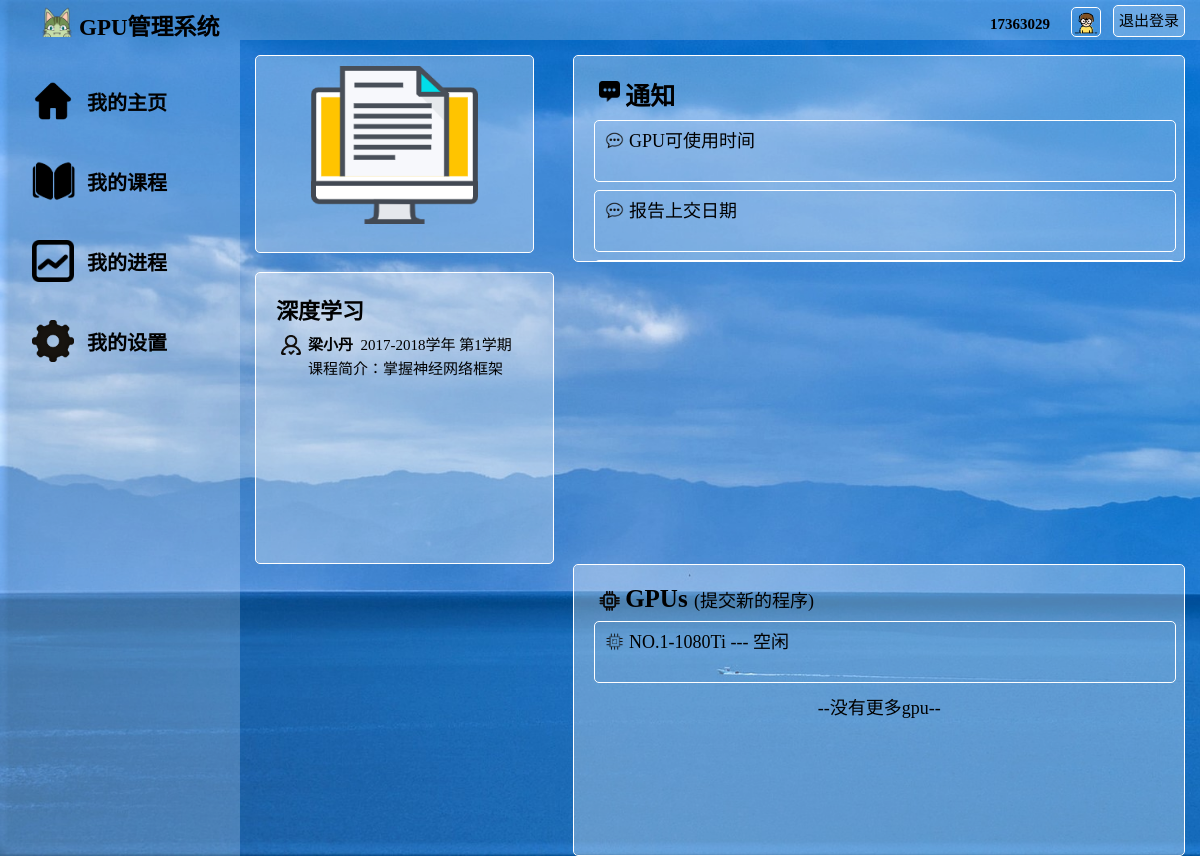
The app's page /my_courses/all_courses/1/ (signed in) with its own data.
### watchlist/models.py (models this page shows, shortened)
class User(db.Model, UserMixin):
    __tablename__ = 'User'
    id = db.Column(db.Integer, primary_key=True)                        # id（主键）
    username = db.Column(db.String(20))                                 # 用户名
    password_hash = db.Column(db.String(128))                           # 用户密码
    identity = db.Column(db.String(128))                                # 身份：学生or老师
    pic_path = db.Column(db.String(128), default="/static/pic/1.jpg")   # 用户头像地址
    stu_id = db.Column(db.String(20), default="未填写")                  # 学生学号
    ingrade = db.Column(db.String(20), default="未填写")                 # 学生年级
    inclass = db.Column(db.String(20), default="未填写")                 # 学生年班级

class Message(db.Model):
    __tablename__ = 'Message'
    id = db.Column(db.Integer, primary_key=True)                           # id（主键）
    course_name = db.Column(db.String(50), db.ForeignKey('Course.name'))   # 消息对应的课程
    title = db.Column(db.String(50))                                       # 消息的标题
    info = db.Column(db.String(1000))                                      # 消息的内容

class Course(db.Model):
    __tablename__ = 'Course'
    id = db.Column(db.Integer, primary_key=True)  # id（主键）
    name = db.Column(db.String(50))               # 课程名称
    teacher = db.Column(db.String(50))            # 任课老师
    time = db.Column(db.String(50))               # 授课时间（学年、学期）
    info = db.Column(db.String(300))              # 课程其他信息
    course_name = db.Column(db.String(50), db.ForeignKey('Course.name'))  # 用户对应的课程
    gpu_name = db.Column(db.String(50), db.ForeignKey('GPU.name'))  # gpu name
    pic_path = db.Column(db.String(128), default="/static/pic/course_logo.png")  # 课程头像

class GPU(db.Model):
    __tablename__ = 'GPU'
    id = db.Column(db.Integer, primary_key=True)    # id（主键）
    name = db.Column(db.String(30))                 # gpu的名称
    info = db.Column(db.String(1000))               # gpu是否空闲
    ip = db.Column(db.String(20))                  # ip
    port = db.Column(db.Integer)                 # port
    username = db.Column(db.String(40))             # username
    password = db.Column(db.String(40))             # password

### watchlist/views.py (the view)
@app.route('/my_courses/all_courses/<int:id>/', methods=['GET', 'POST'])
@login_required
def course_xxx(id):
    course = Course.query.filter_by(id=id).first()
    messages = Message.query.order_by(Message.id.desc()).all()
    gpuc = GPU_course.query.filter_by(course_name=course.name).all()
    gpus = GPU.query.all()
    return render_template('course_xxx.html', course=course, messages=messages, gpuc=gpuc, gpus=gpus)

### watchlist/__init__.py (called while the page is built)
@login_manager.user_loader
def load_user(user_id):
    from watchlist.models import User
    user = User.query.get(int(user_id))
    return user

@app.context_processor
def inject_user():
    from watchlist.models import User
    user = User.query.first()
    return dict(user=user)

### watchlist/templates/course_xxx.html (shortened to what this page needs)
<!DOCTYPE html>
<html lang="en">
<head>
	<link rel="stylesheet" href="/static/style_student.css" />
</head>
<body>
	<div id="container">
		<div id="header" >
			<div id="logo">
	            <img src="/static/pic/logo.png" alt="">
	            <span>GPU管理系统</span>
	        </div>
			<div id="other">
				<form form method="POST" action="/logout/">
					<a id="login_out" href="/logout/" class="button">退出登录</a>
					<div id="user_img">
						<img src="{{ current_user.pic_path }}" alt="image">
					</div>
					<div id="user_name">
						<span>{{ current_user.username }}</span>
					</div>
				</form>
			</div>
		</div>
		<div id="main">
			<div id="aside">
				<br>
				<div id="Home Page">
					<div class="asidepic">
						<img src="/static/pic/home.png" alt="">
					</div>
					<div class="asidechoices">
						<a href="/index/">我的主页</a>
					</div>
				</div>
				<div id="My courses">
					<div class="asidepic">
						<img src="/static/pic/courses.png" alt="">
					</div>
					<div class="asidechoices">
						<a href="/my_courses/">我的课程</a>
					</div>
				</div>
				<div id="Process">
					<div class="asidepic">
						<img src="/static/pic/process.png" alt="">
					</div>
					<div class="asidechoices">
						<a href="/process/">我的进程</a>
					</div>
				</div>
				<div id="Settings">
					<div class="asidepic">
						<img src="/static/pic/settings.png" alt="">
					</div>
					<div class="asidechoices">
						<a href="/settings/">我的设置</a>
					</div>
				</div>
			</div>
			<div id="content">
				<div id="course_above">
					<div id="course_photo">
						<img src="/static/pic/course_logo.png" alt="">
					</div>
					<div id="course_notice">
						<div class="index_img">
							<img src="/static/pic/message.png" alt="">
						</div>
						<span>
							通知
						</span>
						{% for m in messages %}
						{% if m['course_name'] == course['name'] %}
						<div class="coursegpubox">
							<a href="/message/{{ m['id'] }}/">
								<div class="index_img">
									<img src="/static/pic/message_.png" alt="">
								</div>
								{{ m['title'] }}
							</a>
						</div>
						{% endif %}
						{% endfor %}
					</div>
				</div>
				<div id="course_below">
					<div id="courseinfo">
						<p href="xxx.html" style="font-size: 22px;font-weight: bold;">{{ course.name }}</p>
						<div id="info" class="information">
							<div id="teacherpic" class="teacherpic">
								<img src="/static/pic/teacher.png" alt="">
							</div>
							<strong id="teacher">{{ course.teacher }}&nbsp</strong>
							<span id="term">{{ course.time }}</span>
							<p>课程简介：{{ course.info }}</p>
						</div>
					</div>
					<div id="coursegpu">
						<div class="index_img">
							<img src="/static/pic/gpu_big.png" alt="">
						</div>
						<span>
							GPUs
							<span style="font-weight:normal;font-size:18px;">(提交新的程序)</span>
						</span>
						{% for gc in gpuc %}
						{% for g in gpus %}
						{% if g['name'] == gc['gpu_name'] %}
						<div class="coursegpubox">
							<a href="/submit/{{ g['id'] }}/">
								<div class="index_img">
									<img src="/static/pic/gpu.png" alt="">
								</div>
								{{ g['name'] }} --- {{ g['info'] }}
							</a>
						</div>
						{% endif %}
						{% endfor %}
						{% endfor %}
						<p class="index_box_no">--没有更多gpu--</p>
					</div>
				</div>
			</div>
		</div>
</body>
</html>

### watchlist/static/style_student.css (style rules this page uses)
* { margin: 0; padding: 0; font-family: "阿里巴巴普惠体", "微软雅黑"; color: black; }
html { height: 100%; background:url("pic/bg.gif") repeat-y; background-size: cover; }
#container { margin: 0; height: 100%; }
#header { height: 40px; width: 100%; position: fixed; z-index: 1000;left: 0; top: 0; }
#login_out { height: 30px; padding: 0 5px; margin:5px 15px 6px 2px; font-size:15px; line-height: 30px; float:right; background: rgba(255, 255, 255, 0.2); color:black; text-decoration: none; border:1px solid white; border-radius: 5px; }
#user_img { margin-top: 5px; margin-right: -40px padding-top: -50px; float: right; margin: 10px; height: 30px; width: 30px; }
#user_img img { margin-top:-15px; width: 95%; height:95%; border: 1px solid white; border-radius: 5px; }
#user_name { width: 80px; height: 88%; float: right; margin:1px -10px 1px 0; padding: 1px; color: black; text-align: right; }
#user_name span { font-size: 15px; font-weight: bold; }
#logo { height: 100%; width: 20%; float: left; background: rgba(255, 255, 255, 0.2); }
#logo img { float: left; margin-left: 40px; height: 85%; margin-top: 3px; }
#logo span { float: left; margin-left: 5px; margin-top: 8px; font-weight: bold; font-size: 23px; }
#other { height: 100%; width: 80%; float: left; background: rgba(255, 255, 255, 0.2); text-align: right; line-height: 40px; font-size: 20px; color: black; }
#other span { height: 80%; width: 20%; color: black; margin-right:20px; }
#main { height: auto; }
#aside { margin-top: 40px; float: left; width: 20%; height: 100%; background: rgba(255, 255, 255, 0.2); position: fixed; }
#aside div { height: 60px; margin: auto; text-align: left; margin-left: 5px; padding: 10px; }
#aside a { text-decoration: none; text-align: center; font-size: 20px; line-height: 50px; height: 60px; color: black; margin: 5px; padding: 2px; font-weight: bold; }
.asidepic { height: 80%; width: 25px; float: left; line-height: 100%; }
.asidepic img { height: 70%; margin: 2px; }
.asidechoices { height: 80%; float: left; margin:2px; padding: 2px; }
#content { float: right; width: 80%; height: 100%; overflow: auto; margin-top:40px; }
.index_img { height: 1.5em; float: left; line-height: 100%; }
.index_img img { height: 70%; margin: 5px; }
.index_box_no { font-size: 18px; margin: 10px; text-align: center }
.teacherpic { height: 10%; float: left; line-height: 100%; margin-right: 5px; }
.teacherpic img { height: 20px; margin: 2px; }
.information { margin-top: 5px; font-size: 15px; padding: 3px; line-height: 24px; overflow: auto; }
#course_above { margin:5px; height: 220px; width: 99%; clear:both; }
#course_below { margin:5px; height: 295px; width: 99%; clear:both; }
#course_photo { height: 80%; width: 27%; float: left; margin: 10px; padding: 10px; border: 1px solid white; background: rgba(255, 255, 255, 0.3); border-radius: 5px; text-align: center; }
#course_photo img { height: 90%; width: 65%; }
#course_notice { height: 165px; width: 60%; float: right; margin: 10px; border: 1px solid white; background: rgba(255, 255, 255, 0.3); padding: 20px; font-size: 20px; border-radius: 5px; overflow: auto; }
#course_notice a { color: black; text-decoration: none; font-size: 18px; }
#course_notice span { color: black; font-size: 25px; font-weight: bold; text-align: 100%; }
.coursegpubox { font-size: 18px; border: 1px solid white; height: 50px; width: 100%; border-radius: 5px; margin-top: 8px; padding: 5px; }
#courseinfo { height: 250px; width: 27%; float: left; margin: 0 10px; border: 1px solid white; background: rgba(255, 255, 255, 0.3); padding: 20px; font-size: 20px; border-radius: 5px; overflow: auto; text-align: justify; }
#coursegpu { height: 250px; width: 60%; float: right; margin: 0px 10px; border: 1px solid white; background: rgba(255, 255, 255, 0.3); padding: 20px; font-size: 20px; border-radius: 5px; overflow: auto; }
#coursegpu a { color: black; text-decoration: none; font-size: 18px; }
#coursegpu span { color: black; font-size: 25px; font-weight: bold; text-align: 100%; }

### records on screen
User: pic_path (picture), username "17363029"
Message: title "GPU可使用时间"
Message: title "报告上交日期"
Course: name "深度学习", teacher "梁小丹", time "2017-2018学年 第1学期", info "掌握神经网络框架"
GPU: name "NO.1-1080Ti", info "空闲"
